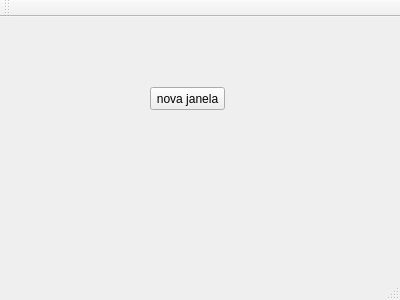
<?xml version="1.0" encoding="UTF-8"?>
<ui version="4.0">
 <class>MainWindow</class>
 <widget class="QMainWindow" name="MainWindow">
  <property name="geometry">
   <rect>
    <x>0</x>
    <y>0</y>
    <width>400</width>
    <height>300</height>
   </rect>
  </property>
  <property name="windowTitle">
   <string>MainWindow</string>
  </property>
  <widget class="QWidget" name="centralWidget">
   <widget class="QPushButton" name="myButton">
    <property name="geometry">
     <rect>
      <x>150</x>
      <y>70</y>
      <width>75</width>
      <height>23</height>
     </rect>
    </property>
    <property name="text">
     <string>nova janela</string>
    </property>
   </widget>
  </widget>
  <widget class="QMenuBar" name="menuBar">
   <property name="geometry">
    <rect>
     <x>0</x>
     <y>0</y>
     <width>400</width>
     <height>21</height>
    </rect>
   </property>
  </widget>
  <widget class="QToolBar" name="mainToolBar">
   <attribute name="toolBarArea">
    <enum>TopToolBarArea</enum>
   </attribute>
   <attribute name="toolBarBreak">
    <bool>false</bool>
   </attribute>
  </widget>
  <widget class="QStatusBar" name="statusBar"/>
 </widget>
 <layoutdefault spacing="6" margin="11"/>
 <resources/>
 <connections/>
</ui>
